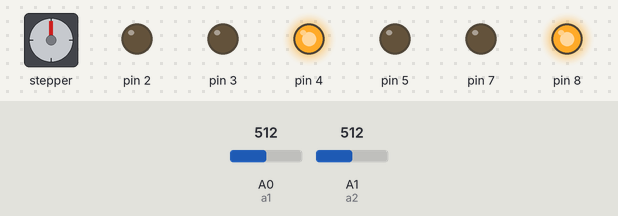
This sketch was run on a simulated Arduino Mega 2560, built for the host (arithmetic inside an expression is 32-bit, double 64-bit). On the bench: stepper motor, output pins drawn as LEDs (lit = HIGH). Wiring (inferred from the names in the program): stepper motor (2048 steps per turn assumed): coils pin 28, pin 26, pin 24, pin 22. The inputs (shaded band) are chosen by the test bench; at power-on: A1 (a2) = 512, A0 (a1) = 512. Random numbers use the default seed unless the sketch sets one.

Above: at 1.2 s.
1.3 s: A1 (a2) set to 937
2.8 s: A1 (a2) set to 963
At 4.0 s:
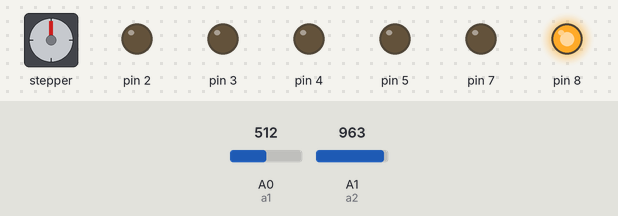
4.3 s: A1 (a2) set to 900
At 5.2 s:
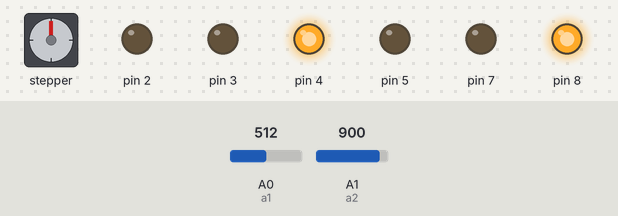
5.8 s: A1 (a2) set to 1009
At 6.3 s:
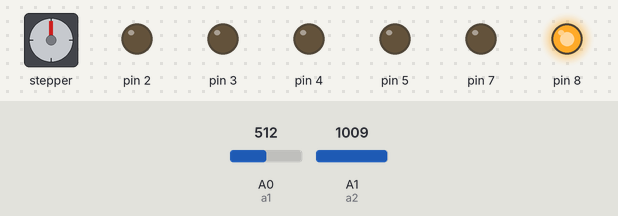
Timing chart, 0 to 8.3 s (numbered marks = the images above; inputs shaded):
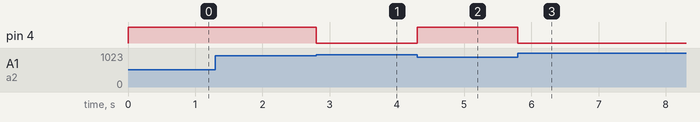

The sketch:

1.ino
```cpp
#include "monocon_chuugoku.h"

void setup() {
	begin();
}

void loop() {
	// フォトリフレクタ
	int pr = ar(a2);
	if (pr < 950) led(R);
	else led(0);

	// 測距モジュール
	static iv t;
	if (t(100)) {
		int sk = in.sok(a1);
		// dispn(sk);
	}

	// ロータリーエンコーダ
	int n = in.enc(a3, a4);
	dispn(n);
}
```

Source omitted: monocon_chuugoku.h (25703 bytes)

Measured:
- the behaviour switches between 949 and 950 on A1 (a2) (found by bisection; images 0 and 1)
- after the input at 1.3 s, every drawn part: stays the same
- after the input at 2.8 s, pin 4: HIGH → LOW at once
- after the input at 4.3 s, pin 4: LOW → HIGH at once
- after the input at 5.8 s, pin 4: HIGH → LOW at once
